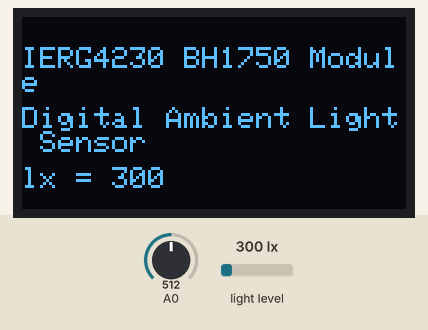
This sketch was run on a simulated ESP8266 (NodeMCU). On the bench: 128×64 one-colour display. Wiring (inferred from the names in the program): BH1750 light sensor at I2C address 0x23; BH1750 light sensor at I2C address 0x5C. The inputs (shaded band) are chosen by the test bench; at power-on: light level 300 lx, A0 = 512. What the sketch prints to the serial monitor is not drawn.

Above: at 1.5 s.
1.6 s: light level set to 40 lx
At 2.4 s:
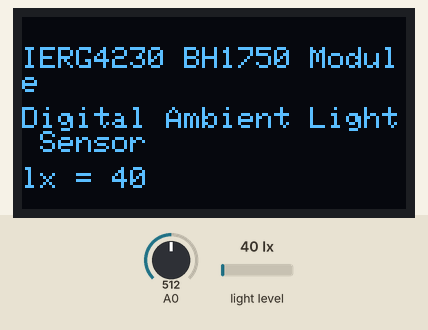
3.3 s: light level set to 500 lx
At 5.2 s:
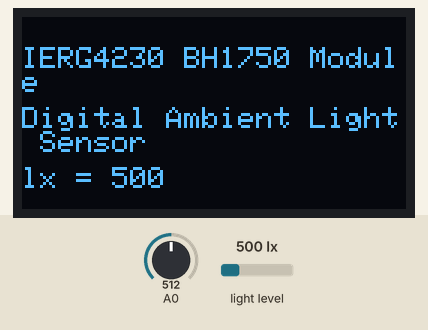
5.9 s: light level set to 1000 lx
At 8.0 s:
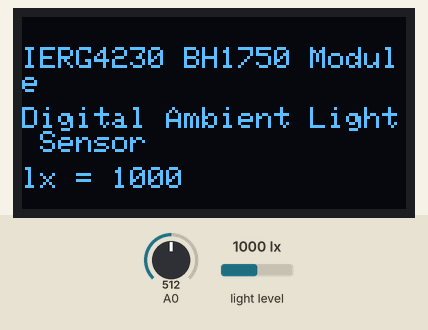
Timing chart, 0 to 9.5 s (numbered marks = the images above; inputs shaded):
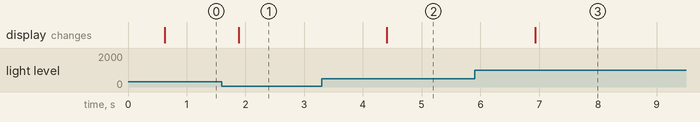

The sketch:

Slave.ino
```cpp
#include <Wire.h>
#include "AM2320.h"
#include <Adafruit_GFX.h>
#include <Adafruit_SSD1306.h>

AM2320 th;

#define SCREEN_WIDTH 128 // OLED display width, in pixels
#define SCREEN_HEIGHT 64 // OLED display height, in pixels
Adafruit_SSD1306 display(SCREEN_WIDTH, SCREEN_HEIGHT, &Wire, -1);

int BH1750address = 0x23; // BH1750 I2C address
byte buff[2];
int sensorValue;

void setup() {
  Wire.begin(2, 0);
  Serial.begin(115200);

  Serial.println("ESP8266-12E/F BH1750 test program\n");
  Serial.println("Build-in LED at GPIO-16(D0)");
  Serial.println("I2C SDA Pin at GPIO-2(D4)");
  Serial.println("I2C SCL Pin at GPIO-0(D3)");

  // OLED Setup
  if (!display.begin(SSD1306_SWITCHCAPVCC, 0x3C)) { // Address 0x3D for 128x64
    Serial.println(F("SSD1306 allocation failed"));
    for (;;);
  }

  display.clearDisplay();
  display.setTextSize(1);
  display.setTextColor(WHITE);
  display.setCursor(0, 10);
  display.println("IERG4230 BH1750 Module");
  display.display();

  delay(300);
}

void loop() {
  // Read and display AM2320 data
  Serial.print("humidity: ");
  Serial.print(th.getHumidity());
  Serial.print("%");
  Serial.print(" || temperature: ");
  Serial.print(th.getTemperature());
  Serial.println("*C");

  // Read and display BH1750 data
  uint16_t val = 0;
  BH1750_Init(BH1750address);
  delay(200);
  if (2 == BH1750_Read(BH1750address)) {
    val = ((buff[0] << 8) | buff[1]) / 1.2;
    Serial.print(val, DEC);
    Serial.println("[lx]");
  }

  // OLED display
  display.clearDisplay();
  display.setCursor(0, 10);
  display.println("IERG4230 BH1750 Module");
  display.setCursor(0, 30);
  display.println("Digital Ambient Light Sensor");
  display.setCursor(0, 50);
  display.print("lx = ");
  display.setCursor(30, 50);
  display.print(val);
  display.display();

  // Read and display analog sensor value
  Serial.println("--------------");
  sensorValue = analogRead(A0);
  Serial.print("PPM =");
  Serial.println(sensorValue);

  delay(1000);
}

int BH1750_Read(int address) {
  int i = 0;
  Wire.beginTransmission(address);
  Wire.requestFrom(address, 2);
  while (Wire.available()) {
    buff[i] = Wire.read();
    i++;
  }
  Wire.endTransmission();
  return i;
}

void BH1750_Init(int address) {
  Wire.beginTransmission(address);
  Wire.write(0x10); // 1lx resolution 120ms
  Wire.endTransmission();
}
```

AM2320.cpp
```cpp
#include "AM2320.h"
#include <Wire.h>
//
// AM2321 Temperature & Humidity Sensor library for Arduino
//
// The MIT License (MIT)
//
// Copyright (c) 2015 THAKSHAK GUDIMETLA
//
// Permission is hereby granted, free of charge, to any person obtaining a copy
// of this software and associated documentation files (the "Software"), to deal
// in the Software without restriction, including without limitation the rights
// to use, copy, modify, merge, publish, distribute, sublicense, and/or sell
// copies of the Software, and to permit persons to whom the Software is
// furnished to do so, subject to the following conditions:
//
// The above copyright notice and this permission notice shall be included in
// all copies or substantial portions of the Software.
//
// THE SOFTWARE IS PROVIDED "AS IS", WITHOUT WARRANTY OF ANY KIND, EXPRESS OR
// IMPLIED, INCLUDING BUT NOT LIMITED TO THE WARRANTIES OF MERCHANTABILITY,
// FITNESS FOR A PARTICULAR PURPOSE AND NONINFRINGEMENT. IN NO EVENT SHALL THE
// AUTHORS OR COPYRIGHT HOLDERS BE LIABLE FOR ANY CLAIM, DAMAGES OR OTHER
// LIABILITY, WHETHER IN AN ACTION OF CONTRACT, TORT OR OTHERWISE, ARISING FROM,
// OUT OF OR IN CONNECTION WITH THE SOFTWARE OR THE USE OR OTHER DEALINGS IN
// THE SOFTWARE.
//

AM2320::AM2320()
{
     unsigned char s = 0;
     for(s = 0; s< 8; s++)
     {
           data_buffer[s] = 0x00;
     }
}

void AM2320::read_sensor_readings()
{
	AM2320();
	Wire.begin(2,0);
	int len = 2+ AM2320_read_count +2;// COMMAND + DATA + REGCOUNT + CRCLSB + CRCMSB
	Wire.beginTransmission(AM2320_address);
	//delayMicroseconds(2000); //>1.5ms
	Wire.endTransmission();
	delayMicroseconds(2000); //>1.5ms
	//
	// Read Command
	//
	Wire.beginTransmission(AM2320_address);
	Wire.write(AM2320_read_sensor_data);
	Wire.write(AM2320_RH_hb);
	Wire.write(AM2320_read_count);
	Wire.endTransmission();
	//
	// Waiting
	//
	delayMicroseconds(1600); //>1.5ms
	//
	// Read
	//
	Wire.requestFrom(AM2320_address, len);
	for (int i = 0; i < len; i++)
	{
	  data_buffer[i] = Wire.read();
	  delayMicroseconds(1600); //>1.5ms
	}
}
float AM2320::getTemperature(void)
{
	read_sensor_readings();
	temperature  = data_buffer[4] << 8;
	temperature += data_buffer[5];
	return(temperature/10);
}
float AM2320::getHumidity(void)
{
	read_sensor_readings();
	humidity     = data_buffer[2] << 8;
	humidity    += data_buffer[3];
	return (humidity/10);
}

unsigned long AM2320::CRC16(uint8_t *ptr, uint8_t length)
{
      unsigned long crc = 0xFFFF;
      uint8_t s = 0x00;

      while(length--)
      {
        crc ^= *ptr++;
        for(s = 0; s < 8; s++)
        {
          if((crc & 0x01) != 0)
          {
            crc >>= 1;
            crc ^= 0xA001;
          }
          else
          {
            crc >>= 1;
          }
        }
      }

      return crc;
}
bool AM2320::CRCCheck(void)
{
	read_sensor_readings();
	unsigned long crc=0;
	crc  = data_buffer[6] << 8;
	crc += data_buffer[7];

	if (crc == CRC16(data_buffer, 8))
            return true;
        return false;
}
```

AM2320.h
```cpp
#ifndef AM2320_H
#define AM2320_H

#include <Arduino.h>

#define AM2320_address (0xB8 >> 1)
#define I2C_write_cmd 0x00
#define I2C_read_cmd 0x01

#define AM2320_read_sensor_data 0x03
#define AM2320_write_multiple_registers 0x10

#define AM2320_RH_hb 0x00
#define AM2320_RH_lb 0x01
#define AM2320_T_hb 0x02
#define AM2320_T_lb 0x03
#define AM2320_read_count 0x04

class AM2320
{
	public:
		AM2320();
		float getTemperature(void);
		float getHumidity(void);
		bool CRCCheck(void);
	protected:
		uint8_t data_buffer[8];
		void read_sensor_readings(void);
	private:
		int temperature;
		unsigned int humidity;
		unsigned long CRC16(uint8_t*, uint8_t);

};

#endif
```

Measured:
- after the input at 1.6 s, the display: changes after 0.28 s (image 1)
- after the input at 3.3 s, the display: changes after 1.1 s (image 2)
- after the input at 5.9 s, the display: changes after 1.0 s (image 3)
